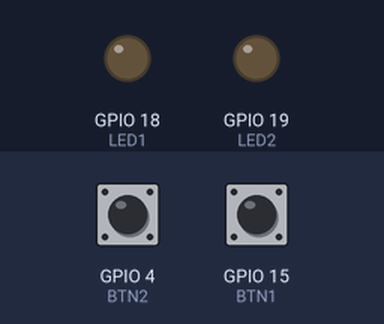
Bench run of a sketch on a simulated ESP32. Shown: output pins drawn as LEDs (lit = HIGH). The test bench sets the inputs (shaded band); at power-on: GPIO 15 (BTN1) HIGH, GPIO 4 (BTN2) HIGH. The modem accepts every AT command (registered, SIM ready, sends succeed) and sends nothing else.

Above: at 2.4 s.
2.5 s: GPIO 15 (BTN1) pulled LOW for 0.15 s
At 3.3 s:
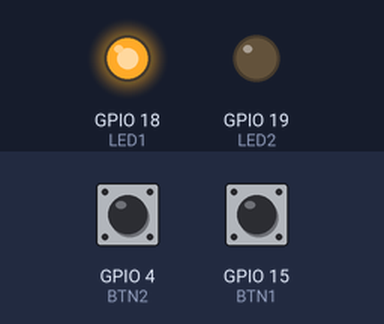
4.1 s: GPIO 4 (BTN2) pulled LOW for 0.15 s
7.2 s: GPIO 15 (BTN1) pulled LOW for 1 s
At 9.3 s:
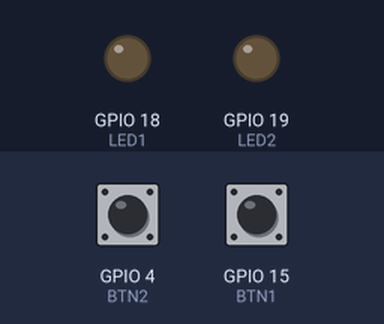
9.7 s: GPIO 15 (BTN1) pulled LOW for 3.2 s
At 14.1 s:
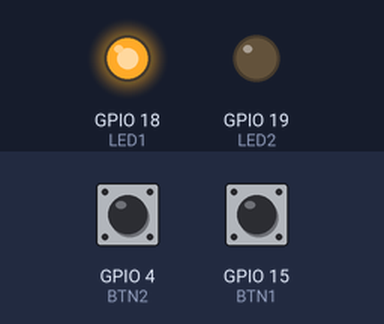
Timing chart, 0 to 33.3 s (numbered marks = the images above; inputs shaded):
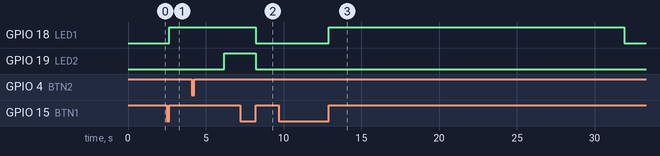

Measured:
- after the input at 2.5 s, GPIO 18 (LED1): LOW → HIGH after 0.15 s
- after the input at 4.1 s, GPIO 19 (LED2): LOW → HIGH after 2.1 s
- after the input at 7.2 s, GPIO 18 (LED1), GPIO 19 (LED2): HIGH → LOW after 1.0 s
- after the input at 9.7 s, GPIO 18 (LED1): LOW → HIGH after 3.2 s, → LOW 19.0 s later

The sketch:

code.ino
```cpp
// ESP32 2.0.4
// 업로드 옵션 : default 4MB with SPIFFS (1.2MB / 1.5MB SPIFFS)
#include "hid_device.h"

#define CHECK_STOP() if ( check_stop() == false ) return;

volatile int play_flag = 0; // 0 : 정지 , 1 : 재생
volatile unsigned long prev_btn1_change_millis;
volatile int pause_flag = 0; // 1 : 일시정지
volatile unsigned long prev_btn2_change_millis;

void send_keyboard2(uint8_t data1, uint8_t data2, uint8_t data3, uint8_t data4, uint8_t data5, uint8_t data6, uint8_t data7, uint8_t data8)
{
  uint8_t buffer[8];
  buffer[0] = data1;
  buffer[1] = data2;
  buffer[2] = data3;
  buffer[3] = data4;
  buffer[4] = data5;
  buffer[5] = data6;
  buffer[6] = data7;
  buffer[7] = data8;
  send_keyboard(buffer);
}

void stop_isr()
{
  if ( ( millis() - prev_btn1_change_millis ) < 200 ) return; // debouncing
  play_flag = !play_flag;
  prev_btn1_change_millis = millis();
}

void pause_isr()
{
  if ( ( millis() - prev_btn2_change_millis ) < 200 ) return; // debouncing
  pause_flag = !pause_flag;
  prev_btn2_change_millis = millis();
}

bool check_stop()
{
  while (1)
  {
    if ( play_flag == 0 )
    // 재생 정지된 경우 구동 정지
    {
      digitalWrite(LED1, LOW);
      digitalWrite(LED2, LOW);
      pause_flag = 0;
      return false; // 구동 정지
    }
    else
    {
      digitalWrite(LED1, HIGH);
    }

    if ( pause_flag == 0 )
    // 일시 정지가 아닌 경우 구동
    {
      digitalWrite(LED2, LOW);
      return true;
    }
    digitalWrite(LED2, HIGH);
  }
  return true;
}

void setup()
{
  Serial.begin(11500);
  // 마우스, 키보드 초기화
  usb_hid_init();
  keyboard_flag = true; // 키보드 전송 모드 ON
  mouse_flag = true; // 마우스 전송 모드 ON
  macro_flag = true; // 매크로 모드 OFF
  echo_mode = true; // 시리얼 모니터에 마우스, 키보드 신호 출력
  attachInterrupt(BTN1, stop_isr, RISING);
  attachInterrupt(BTN2, pause_isr, RISING);
  ///////////////////////////////////////////////////////////
  // 레오나르도의 setup의 내용을 아래에 추가하세요
  ///////////////////////////////////////////////////////////
}

void loop()
{
  ///////////////////////////////////////////////////////////
  // 레오나르도의 loop의 내용을 아래에 추가하세요
  ///////////////////////////////////////////////////////////
  CHECK_STOP();
  macro_code();
  Keyboard.releaseAll();
  play_flag = false;
}

//###########################################
//###    MACRO START    #####################
//###########################################
//###########################################
void macro_code()
{
delay(3421);
send_keyboard2(0,0,4,0,0,0,0,0);
delay(121);
send_keyboard2(0,0,0,0,0,0,0,0);
CHECK_STOP();
delay(204);
send_keyboard2(0,0,5,0,0,0,0,0);
delay(121);
send_keyboard2(0,0,6,0,0,0,0,0);
delay(27);
send_keyboard2(0,0,0,0,0,0,0,0);
CHECK_STOP();
delay(215);
send_keyboard2(0,0,6,0,0,0,0,0);
delay(152);
send_keyboard2(0,0,0,0,0,0,0,0);
CHECK_STOP();
delay(147);
send_keyboard2(0,0,7,0,0,0,0,0);
delay(105);
send_keyboard2(0,0,0,0,0,0,0,0);
CHECK_STOP();
delay(153);
send_keyboard2(0,0,8,0,0,0,0,0);
delay(157);
send_keyboard2(0,0,0,0,0,0,0,0);
CHECK_STOP();
delay(69);
send_keyboard2(0,0,9,0,0,0,0,0);
delay(110);
send_keyboard2(0,0,0,0,0,0,0,0);
CHECK_STOP();
delay(137);
send_keyboard2(0,0,10,0,0,0,0,0);
delay(105);
send_keyboard2(0,0,0,0,0,0,0,0);
CHECK_STOP();
delay(168);
send_keyboard2(0,0,11,0,0,0,0,0);
delay(105);
send_keyboard2(0,0,0,0,0,0,0,0);
CHECK_STOP();
delay(132);
send_keyboard2(0,0,12,0,0,0,0,0);
delay(84);
send_keyboard2(0,0,0,0,0,0,0,0);
CHECK_STOP();
delay(152);
send_keyboard2(0,0,14,0,0,0,0,0);
delay(121);
send_keyboard2(0,0,0,0,0,0,0,0);
CHECK_STOP();
delay(142);
send_keyboard2(0,0,13,0,0,0,0,0);
delay(136);
send_keyboard2(0,0,0,0,0,0,0,0);
CHECK_STOP();
delay(158);
send_keyboard2(0,0,15,0,0,0,0,0);
delay(74);
send_keyboard2(0,0,0,0,0,0,0,0);
CHECK_STOP();
delay(873);
send_keyboard2(0,0,16,0,0,0,0,0);
delay(68);
send_keyboard2(0,0,0,0,0,0,0,0);
CHECK_STOP();
delay(111);
send_keyboard2(0,0,17,0,0,0,0,0);
delay(95);
send_keyboard2(0,0,0,0,0,0,0,0);
CHECK_STOP();
delay(183);
send_keyboard2(0,0,18,0,0,0,0,0);
delay(111);
send_keyboard2(0,0,0,0,0,0,0,0);
CHECK_STOP();
delay(68);
send_keyboard2(0,0,19,0,0,0,0,0);
delay(132);
send_keyboard2(0,0,0,0,0,0,0,0);
CHECK_STOP();
delay(152);
send_keyboard2(0,0,20,0,0,0,0,0);
delay(163);
send_keyboard2(0,0,0,0,0,0,0,0);
CHECK_STOP();
delay(658);
send_keyboard2(0,0,21,0,0,0,0,0);
delay(101);
send_keyboard2(0,0,0,0,0,0,0,0);
CHECK_STOP();
delay(68);
send_keyboard2(0,0,22,0,0,0,0,0);
delay(111);
send_keyboard2(0,0,0,0,0,0,0,0);
CHECK_STOP();
delay(95);
send_keyboard2(0,0,23,0,0,0,0,0);
delay(131);
send_keyboard2(0,0,0,0,0,0,0,0);
CHECK_STOP();
delay(110);
send_keyboard2(0,0,24,0,0,0,0,0);
delay(85);
send_keyboard2(0,0,0,0,0,0,0,0);
CHECK_STOP();
delay(116);
send_keyboard2(0,0,25,0,0,0,0,0);
delay(126);
send_keyboard2(0,0,0,0,0,0,0,0);
CHECK_STOP();
delay(84);
send_keyboard2(0,0,26,0,0,0,0,0);
delay(74);
send_keyboard2(0,0,0,0,0,0,0,0);
CHECK_STOP();
delay(262);
send_keyboard2(0,0,27,0,0,0,0,0);
delay(100);
send_keyboard2(0,0,0,0,0,0,0,0);
CHECK_STOP();
delay(205);
send_keyboard2(0,0,28,0,0,0,0,0);
delay(79);
send_keyboard2(0,0,0,0,0,0,0,0);
CHECK_STOP();
delay(158);
send_keyboard2(0,0,29,0,0,0,0,0);
delay(110);
send_keyboard2(0,0,0,0,0,0,0,0);
CHECK_STOP();
delay(173);
send_keyboard2(0,0,40,0,0,0,0,0);
delay(74);
send_keyboard2(0,0,0,0,0,0,0,0);
CHECK_STOP();
delay(105);
send_keyboard2(0,0,40,0,0,0,0,0);
delay(59);
send_keyboard2(0,0,0,0,0,0,0,0);
CHECK_STOP();
delay(105);
send_keyboard2(0,0,40,0,0,0,0,0);
delay(79);
send_keyboard2(0,0,0,0,0,0,0,0);
CHECK_STOP();
delay(106);
send_keyboard2(0,0,40,0,0,0,0,0);
delay(73);
send_keyboard2(0,0,0,0,0,0,0,0);
CHECK_STOP();
delay(111);
send_keyboard2(0,0,40,0,0,0,0,0);
delay(58);
send_keyboard2(0,0,0,0,0,0,0,0);
CHECK_STOP();
delay(2018);
send_keyboard2(0,0,89,0,0,0,0,0);
delay(68);
send_keyboard2(0,0,0,0,0,0,0,0);
CHECK_STOP();
delay(111);
send_keyboard2(0,0,90,0,0,0,0,0);
delay(58);
send_keyboard2(0,0,0,0,0,0,0,0);
CHECK_STOP();
delay(105);
send_keyboard2(0,0,91,0,0,0,0,0);
delay(74);
send_keyboard2(0,0,0,0,0,0,0,0);
CHECK_STOP();
delay(283);
send_keyboard2(0,0,92,0,0,0,0,0);
delay(64);
send_keyboard2(0,0,0,0,0,0,0,0);
CHECK_STOP();
delay(110);
send_keyboard2(0,0,93,0,0,0,0,0);
delay(69);
send_keyboard2(0,0,0,0,0,0,0,0);
CHECK_STOP();
delay(131);
send_keyboard2(0,0,94,0,0,0,0,0);
delay(64);
send_keyboard2(0,0,0,0,0,0,0,0);
CHECK_STOP();
delay(324);
send_keyboard2(0,0,95,0,0,0,0,0);
delay(74);
send_keyboard2(0,0,0,0,0,0,0,0);
CHECK_STOP();
delay(142);
send_keyboard2(0,0,96,0,0,0,0,0);
delay(48);
send_keyboard2(0,0,0,0,0,0,0,0);
CHECK_STOP();
delay(142);
send_keyboard2(0,0,97,0,0,0,0,0);
delay(84);
send_keyboard2(0,0,0,0,0,0,0,0);
CHECK_STOP();
delay(283);
send_keyboard2(0,0,98,0,0,0,0,0);
delay(73);
send_keyboard2(0,0,0,0,0,0,0,0);
CHECK_STOP();
delay(325);
send_keyboard2(0,0,88,0,0,0,0,0);
delay(79);
send_keyboard2(0,0,0,0,0,0,0,0);
CHECK_STOP();
delay(623);
send_keyboard2(0,0,89,0,0,0,0,0);
delay(74);
send_keyboard2(0,0,89,90,0,0,0,0);
delay(74);
send_keyboard2(0,0,90,0,0,0,0,0);
delay(11);
send_keyboard2(0,0,90,91,0,0,0,0);
delay(43);
send_keyboard2(0,0,91,0,0,0,0,0);
delay(68);
send_keyboard2(0,0,0,0,0,0,0,0);
CHECK_STOP();
delay(132);
send_keyboard2(0,0,92,0,0,0,0,0);
delay(53);
send_keyboard2(0,0,92,93,0,0,0,0);
delay(63);
send_keyboard2(0,0,93,0,0,0,0,0);
delay(33);
send_keyboard2(0,0,93,94,0,0,0,0);
delay(53);
send_keyboard2(0,0,94,0,0,0,0,0);
delay(53);
send_keyboard2(0,0,0,0,0,0,0,0);
CHECK_STOP();
delay(116);
send_keyboard2(0,0,95,0,0,0,0,0);
delay(68);
send_keyboard2(0,0,95,96,0,0,0,0);
delay(90);
send_keyboard2(0,0,95,96,97,0,0,0);
delay(22);
send_keyboard2(0,0,96,97,0,0,0,0);
delay(37);
send_keyboard2(0,0,97,0,0,0,0,0);
delay(69);
send_keyboard2(0,0,0,0,0,0,0,0);
CHECK_STOP();
delay(68);
send_keyboard2(0,0,98,0,0,0,0,0);
delay(85);
send_keyboard2(0,0,0,0,0,0,0,0);
CHECK_STOP();
delay(231);
send_keyboard2(0,0,88,0,0,0,0,0);
delay(95);
send_keyboard2(0,0,0,0,0,0,0,0);
CHECK_STOP();
}
//###########################################
//###    MACRO END      #####################
//###########################################
//###########################################
```

hid_device.h
```cpp
#define LED1 18
#define LED2 19
#define BTN1 15
#define BTN2 4

#include "kkeyboard.h"
#include "setting.h"

#include <Arduino.h>
#include <Ticker.h>

unsigned char default_reset[6] =
{
  0x57, 0xAB, 0x0, 0x0C, 0x0, 0x0E
};

unsigned char set_mode_data[56] =
{

  0x57, 0xAB, 0x0, 0x9, 0x32, 0x0, 0x0, 0x0, 0x0, 0x1, 0xC2, 0x0, 0x0, 0x0, 0x0, 0x3, 0x86, 0x1A, 0x29, 0xE1, 0x0, 0x0, 0x0, 0x1, 0x0, 0x0D, 0x0, 0x0, 0x0, 0x0, 0x0, 0x0, 0x0, 0x0, 0x0, 0x0, 0x0, 0x0, 0x0, 0x0, 0x0, 0x0, 0x0, 0x0, 0x0, 0x0, 0x0, 0x0, 0x0, 0x0, 0x0, 0x0, 0x0, 0x0, 0x0, 0xBB
};

// 마우스 키보드 제조사 설정 데이타
unsigned char set_manufact[100] =
{
  0x57, 0xAB, 0x0, 0x0B, 0x8, 0x0, 0x6, 0x6A, 0x79, 0x73, 0x6F, 0x66, 0x74, 0xBA
};

unsigned char set_product[100] =
{
  0x57, 0xAB, 0x0, 0x0B, 0x13, 0x1, 0x11, 0x6B, 0x70, 0x72, 0x6F, 0x6A, 0x65, 0x63, 0x74, 0x20, 0x75, 0x73, 0x62, 0x20, 0x68, 0x69, 0x64, 0x20, 0x73
};

// 칩 초기화 하기
void ch9329_initalize()
{
  // 초기화 ( 최초 한번만 실행하면 됨)
  ///////////////////////////////////////////////////////////
  Serial1.begin(9600, SERIAL_8N1, 16, 17);
  delay(100);
  for ( int i = 0; i < 6; i++)
  {
    Serial1.write(default_reset[i]);
  }
  delay(1000);
  Serial1.begin(115200, SERIAL_8N1, 16, 17);
  delay(100);
  for ( int i = 0; i < 6; i++)
  {
    Serial1.write(default_reset[i]);
  }
}

void ch9329_set_mode(int mode)
// 통신 속도 및 모드 설정 함수
{
  set_mode_data[5] = mode; // 0 ~ 3 : 0 : 키보드 마우스 CUSTOM , 1 : 키보드 , 2 : 키보드 + 마우스 , 3 : CUSTOM

  set_mode_data[16] = ch9329_vid;
  set_mode_data[17] = ch9329_vid >> 8;
  set_mode_data[18] = ch9329_pid;
  set_mode_data[19] = ch9329_pid >> 8;

  delay(100);
  {
    uint8_t check_sum = 0;
    for ( int i = 0; i < 55; i++)
    {
      Serial1.write(set_mode_data[i]);
      check_sum += set_mode_data[i];
    }
    Serial1.write(check_sum);
  }
}

void ch9329_set_manufact(char *manufact)
// 제조사 설정
{
  int manufact_len = strlen(manufact);
  set_manufact[4] = manufact_len + 2;
  set_manufact[6] = manufact_len;
  strcpy((char*)(set_manufact + 7), manufact);

  delay(100);
  {
    uint8_t check_sum = 0;
    for ( int i = 0; i < manufact_len + 7 ; i++)
    {
      Serial1.write(set_manufact[i]);
      check_sum += set_manufact[i];
    }
    Serial1.write(check_sum);
  }
}

void ch9329_set_product(char *product)
// 제품명 설정
{
  int product_len = strlen(product);
  set_product[4] = product_len + 2;
  set_product[6] = product_len;
  strcpy((char*)(set_product + 7), product);

  delay(100);
  {
    uint8_t check_sum = 0;
    for ( int i = 0; i < product_len + 7 ; i++)
    {
      Serial1.write(set_product[i]);
      check_sum += set_product[i];
    }
    Serial1.write(check_sum);
  }
}

Ticker blinker;

void usb_hid_process();

void onTimer()
{
  usb_hid_process();
}

bool check_ch9329()
{
  Serial1.write(0x57);
  Serial1.write(0xAB);
  Serial1.write(0x00);
  Serial1.write(0x01);
  Serial1.write(0x00);
  Serial1.write(0x03);
  delay(1000);
  if ( Serial1.available() < 14 ) return false;

  while (Serial1.available() )
  {
    Serial.println(Serial1.read(), HEX);
  }
  Serial.println("######################");
  return true;
}

void usb_hid_init()
{
  // LED 및 버튼 초기화
  pinMode(LED1, OUTPUT);
  pinMode(LED2, OUTPUT);
  pinMode(BTN1, INPUT_PULLUP);
  pinMode(BTN2, INPUT_PULLUP);

  Serial.begin(115200);
  Serial1.begin(115200, SERIAL_8N1, 16, 17);
  Serial2.begin(115200, SERIAL_8N1, 23, -1);
  Serial2.setRxBufferSize(1024);

  Serial1.begin(9600, SERIAL_8N1, 16, 17);
  ch9329_set_mode(0);
  delay(100);
  ch9329_set_manufact((char*)keyboard_manufact);
  delay(100);
  ch9329_set_product((char*)keyboard_product);
  delay(100);
  Serial1.begin(115200, SERIAL_8N1, 16, 17);
  ch9329_set_mode(0);
  delay(100);
  ch9329_set_manufact((char*)keyboard_manufact);
  delay(100);
  ch9329_set_product((char*)keyboard_product);
  delay(100);
  blinker.attach(0.001, onTimer);
}

void send_keyboard(uint8_t *buf)
{
  uint8_t buffer[14];
  buffer[0] = 0x57;
  buffer[1] = 0xAB;
  buffer[2] = 0x00;
  buffer[3] = 0x02;
  buffer[4] = 0x08;

  memcpy(buffer + 5, buf, 8);

  uint16_t sum = 0;
  for ( int i = 0; i < 13; i++)
  {
    sum = sum + buffer[i];
  }
  buffer[13] = sum;

  Serial1.write(buffer, 14);
}

void send_mouse(int8_t *buf)
{
  uint8_t buffer[11];
  buffer[0] = 0x57;
  buffer[1] = 0xAB;
  buffer[2] = 0x00;
  buffer[3] = 0x05;
  buffer[4] = 0x05;
  buffer[5] = 0x01;

  memcpy(buffer + 6, buf, 4);

  uint16_t sum = 0;
  for ( int i = 0; i < 10; i++)
  {
    sum = sum + buffer[i];
  }

  buffer[10] = sum;
  Serial1.write(buffer, 11);
}

unsigned long prev_recording_millis = 0;

void usb_hid_process()
{
  if ( Serial2.available() >= 6 )
  {
    int val = Serial2.read();
    if ( val == 20 )
    {
      int cmd = Serial2.read();

      if ( cmd == 2 ) // 마우스 신호의 경우
      {
        int8_t buf[4];
        Serial2.read((char*)buf, 4);
        if ( echo_mode == true )
        {
          Serial.print("MOUSE DATA = ");
          Serial.print((int)buf[0]);
          Serial.print(",");
          Serial.print((int)buf[1]);
          Serial.print(",");
          Serial.print((int)buf[2]);
          Serial.print(",");
          Serial.print((int)buf[3]);
          Serial.println("");
        }

        if ( mouse_flag == true )
        {
          send_mouse(buf);
        }
      }

      if ( cmd == 6 ) // 키보드 신호의 경우
      {
        unsigned long start_millis = millis();
        if ( Serial2.available() < 8 )
        {
          if ( millis() > start_millis + 100 ) return;
        }

        uint8_t buf[8];
        Serial2.read((char*)buf, 8);

        if ( echo_mode == true )
        {
          Serial.print("KEYBOARD DATA = ");
          Serial.print((int)buf[0], HEX);
          Serial.print(",");
          Serial.print((int)buf[1], HEX);
          Serial.print(",");
          Serial.print((int)buf[2], HEX);
          Serial.print(",");
          Serial.print((int)buf[3], HEX);
          Serial.print(",");
          Serial.print((int)buf[4], HEX);
          Serial.print(",");
          Serial.print((int)buf[5], HEX);
          Serial.print(",");
          Serial.print((int)buf[6], HEX);
          Serial.print(",");
          Serial.print((int)buf[7], HEX);
          Serial.println("");
        }

        if ( keyboard_flag == true )
        {
          send_keyboard(buf);
        }
      }
    }
  }
}
```

setting.h
```cpp
const char* keyboard_manufact = "Holtek";
const char* keyboard_product = "USB Mouse Keyboard";

uint16_t ch9329_vid = 0x04D9;
uint16_t ch9329_pid = 0x1603;

// 공통 변수
// 시작시 세팅
volatile int mouse_flag = false; // 마우스 작동
volatile int keyboard_flag = false; // 키보드 작동
volatile int macro_flag = false; // 매크로 작동

volatile int echo_mode = false; // 마우스 키보드 데이타를 시리얼 출력할지?
```

Source omitted: kkeyboard.h (8309 bytes)
